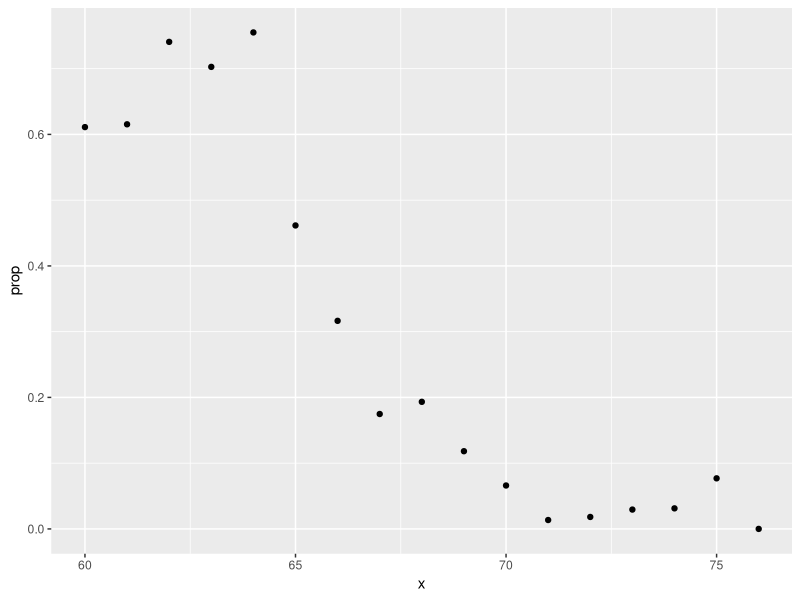
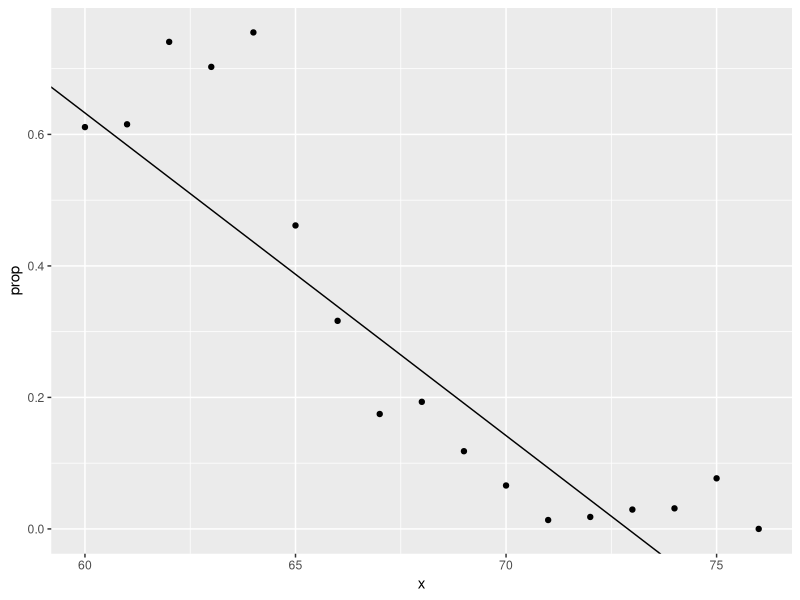

Generate these figures, in order, with R: (Note: this script raises an error after producing the figures.)
## Section 3:
## Linear Regression for Prediction, Smoothing,
## and Working with Matrices
##   3.1: Linear Regression for Prediction
##   Regression for a Categorical Outcome

library(dslabs)
library(tidyverse)
library(caret)

data("heights")
y <- heights$height

set.seed(2) #if you are using R 3.5 or earlier
set.seed(2, sample.kind = "Rounding") #if you are using R 3.6 or later

test_index <- 
  createDataPartition(y, times = 1, p = 0.5, list = FALSE)
train_set <- heights %>% slice(-test_index)
test_set <- heights %>% slice(test_index)

train_set %>% 
  filter(round(height)==66) %>%
  summarize(y_hat = mean(sex=="Female"))

heights %>% 
  mutate(x = round(height)) %>%
  group_by(x) %>%
  filter(n() >= 10) %>%
  summarize(prop = mean(sex == "Female")) %>%
  ggplot(aes(x, prop)) +
  geom_point()
lm_fit <- mutate(train_set, 
                 y = as.numeric(sex == "Female")) %>% 
  lm(y ~ height, data = .)
p_hat <- predict(lm_fit, test_set)
y_hat <- ifelse(p_hat > 0.5, "Female", "Male") %>% factor()
confusionMatrix(y_hat, test_set$sex)$overall["Accuracy"]


## Logistic Regression

heights %>% 
  mutate(x = round(height)) %>%
  group_by(x) %>%
  filter(n() >= 10) %>%
  summarize(prop = mean(sex == "Female")) %>%
  ggplot(aes(x, prop)) +
  geom_point() + 
  geom_abline(intercept = lm_fit$coef[1], 
              slope = lm_fit$coef[2])
range(p_hat)

# fit logistic regression model
glm_fit <- train_set %>% 
  mutate(y = as.numeric(sex == "Female")) %>%
  glm(y ~ height, data=., family = "binomial")
p_hat_logit <- 
  predict(glm_fit, newdata = test_set, type = "response")
y_hat_logit <- 
  ifelse(p_hat_logit > 0.5, "Female", "Male") %>% factor
confusionMatrix(y_hat_logit, 
                test_set$sex)$overall[["Accuracy"]]


## Case Study: 2 or 7

.rs.restartR()  ## restart session
rm(list = ls())  ## clear environment

library(tidyverse)
library(dslabs)
library(caret)

mnist <- read_mnist()
is <- mnist_27$index_train[c(which.min(mnist_27$train$x_1), 
                             which.max(mnist_27$train$x_1))]
titles <- c("smallest","largest")
tmp <- lapply(1:2, function(i){
  expand.grid(Row=1:28, Column=1:28) %>%
    mutate(label=titles[i],
           value = mnist$train$images[is[i],])
})
tmp <- Reduce(rbind, tmp)
tmp %>% ggplot(aes(Row, Column, fill=value)) +
  geom_raster() +
  scale_y_reverse() +
  scale_fill_gradient(low="white", high="black") +
  facet_grid(.~label) +
  geom_vline(xintercept = 14.5) +
  geom_hline(yintercept = 14.5)

data("mnist_27")
mnist_27$train %>% 
  ggplot(aes(x_1, x_2, color = y)) + geom_point()

is <- mnist_27$index_train[c(which.min(mnist_27$train$x_2), 
                             which.max(mnist_27$train$x_2))]
titles <- c("smallest","largest")
tmp <- lapply(1:2, function(i){
  expand.grid(Row=1:28, Column=1:28) %>%
    mutate(label=titles[i],
           value = mnist$train$images[is[i],])
})
tmp <- Reduce(rbind, tmp)
tmp %>% ggplot(aes(Row, Column, fill=value)) +
  geom_raster() +
  scale_y_reverse() +
  scale_fill_gradient(low="white", high="black") +
  facet_grid(.~label) +
  geom_vline(xintercept = 14.5) +
  geom_hline(yintercept = 14.5)

fit_glm <- glm(y ~ x_1 + x_2, data=mnist_27$train, 
               family = "binomial")
p_hat_glm <- predict(fit_glm, mnist_27$test)
y_hat_glm <- factor(ifelse(p_hat_glm > 0.5, 7, 2))
confusionMatrix(data = y_hat_glm, 
                reference = mnist_27$test$y)$overall["Accuracy"]

mnist_27$true_p %>% ggplot(aes(x_1, x_2, fill=p)) +
  geom_raster()

mnist_27$true_p %>% ggplot(aes(x_1, x_2, z=p, fill=p)) +
  geom_raster() +
  scale_fill_gradientn(colors=c("#F8766D","white","#00BFC4")) +
  stat_contour(breaks=c(0.5), color="black") 

p_hat <- predict(fit_glm, newdata = mnist_27$true_p)
mnist_27$true_p %>%
  mutate(p_hat = p_hat) %>%
  ggplot(aes(x_1, x_2,  z=p_hat, fill=p_hat)) +
  geom_raster() +
  scale_fill_gradientn(colors=c("#F8766D","white","#00BFC4")) +
  stat_contour(breaks=c(0.5),color="black") 

p_hat <- predict(fit_glm, newdata = mnist_27$true_p)
mnist_27$true_p %>%
  mutate(p_hat = p_hat) %>%
  ggplot() +
  stat_contour(aes(x_1, x_2, z=p_hat), 
               breaks=c(0.5), color="black") +
  geom_point(mapping = aes(x_1, x_2, color=y), 
             data = mnist_27$test)


## Comprehension Check: Logistic Regression

# Q1
# Define a dataset using the following code:

rm(list = ls())
library(tidyverse)
  
set.seed(2) #if you are using R 3.5 or earlier
# set.seed(2, sample.kind="Rounding") #if you are using R 3.6 or later
make_data <- function(n = 1000, p = 0.5, 
                      mu_0 = 0, mu_1 = 2, 
                      sigma_0 = 1,  sigma_1 = 1){
  
  y <- rbinom(n, 1, p)
  f_0 <- rnorm(n, mu_0, sigma_0)
  f_1 <- rnorm(n, mu_1, sigma_1)
  x <- ifelse(y == 1, f_1, f_0)
  
  test_index <- createDataPartition(y, times = 1, p = 0.5, list = FALSE)
  
  list(train = data.frame(x = x, y = as.factor(y)) %>% slice(-test_index),
       test = data.frame(x = x, y = as.factor(y)) %>% slice(test_index))
}
dat <- make_data()

# Note that we have defined a variable x that 
# is predictive of a binary outcome y: 
dat$train %>% ggplot(aes(x, color = y)) + geom_density()
# 
# Set the seed to 1, then use the make_data() function 
# defined above to generate 25 different datasets 
# with mu_1 <- seq(0, 3, len=25). Perform logistic regression 
# on each of the 25 different datasets (predict 1 if p>0.5) 
# and plot accuracy (res in the figures) vs mu_1 (delta in 
# the figures).”

set.seed(1)
mu_1 <- seq(0, 3, len=25)
# i <- 1
res <- function(z) {
  x <- make_data(mu_1 = z)
  glm_fit <- x$train %>% 
    glm(y ~ x, data = ., family = "binomial")
  p_hat_logit <- 
    predict(glm_fit, newdata = x$test, type = "response")
  y_hat_logit <- 
    ifelse(p_hat_logit > 0.5, 1, 0) %>% factor
  res.df <<- 
    rbind(res.df, c(z, 
          CM = confusionMatrix(y_hat_logit, 
                          x$test$y)$overall[["Accuracy"]]))
}

res.df <- data.frame(mu_1 = NULL, CM = NULL)

lapply(mu_1, res)

plot(res.df[,1], res.df[,2])
# Which is the correct plot?

# Explanation

# The correct plot can be generated using the following code:
  
set.seed(1) #if you are using R 3.5 or earlier
# set.seed(1, sample.kind="Rounding") #if you are using R 3.6 or later
delta <- seq(0, 3, len = 25)
res <- sapply(delta, function(d) {
  dat <- make_data(mu_1 = d)
  fit_glm <- dat$train %>%
    glm(y ~ x, family = "binomial", data = .)
  y_hat_glm <-
    ifelse(predict(fit_glm, dat$test) > 0.5, 1, 0) %>%
    factor(levels = c(0, 1))
  mean(y_hat_glm == dat$test$y)
})
qplot(delta, res)
